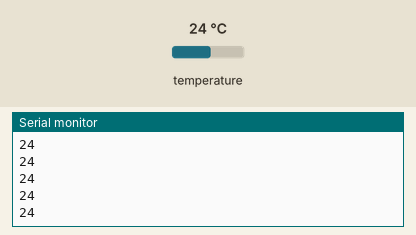
Simulated run of this sketch. Board: Arduino Uno, built with avr-gcc and run on an emulated ATmega328P. On the bench: the last lines printed to the serial monitor. Inputs (shaded band) come from the test bench; at power-on: temperature 24 °C.

Above: at 2.8 s.
2.9 s: temperature set to 12 °C
At 3.7 s:
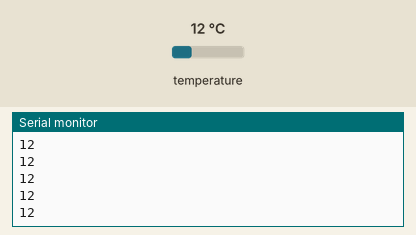
4.4 s: temperature set to 19 °C
At 5.1 s:
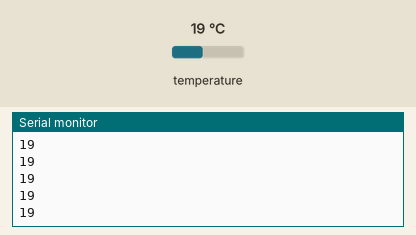
Timing chart, 0 to 7.4 s (numbered marks = the images above; inputs shaded):
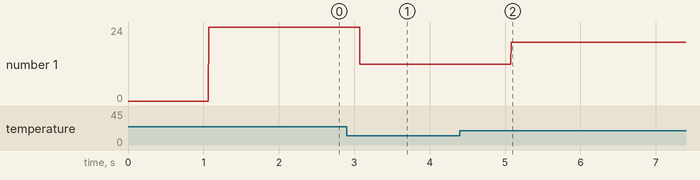

Measured:
- after the input at 2.9 s, the serial monitor: prints a new line after 0.17 s (image 1)
- after the input at 4.4 s, the serial monitor: prints a new line after 0.68 s (image 2)
- plotted number 1: 24 → 12 after the input at 2.9 s, 12 → 19 after the input at 4.4 s

The sketch:

temperature.ino
```cpp
#include <OneWire.h> // Библиотека для работы с этим датчиком

OneWire ds(8); // Объект библиотеки OneWire

int temperature = 0; // Глобальная переменная для хранения значение температуры с датчика DS18B20

long lastUpdateTime = 0; // Переменная для хранения времени последнего считывания с датчика
const int TEMP_UPDATE_TIME = 1000; // Определяем периодичность проверок, шобы было без дэлай

void setup(){
  Serial.begin(9600);
}

void loop(){
  detectTemperature(); // Определяем температуру от датчика DS18b20
  Serial.println(temperature); // Выводим полученное значение температуры
  // Т.к. переменная temperature имеет тип int, дробная часть будет просто отбрасываться, поэтому значение четкое)
}

int detectTemperature(){

  byte data[2];
  ds.reset();
  ds.write(0xCC);
  ds.write(0x44);

  if (millis() - lastUpdateTime > TEMP_UPDATE_TIME)
  {
    lastUpdateTime = millis();
    ds.reset();
    ds.write(0xCC);
    ds.write(0xBE);
    data[0] = ds.read();
    data[1] = ds.read();

    // Формируем значение
    temperature = (data[1] << 8) + data[0]; temperature = temperature >> 4;
  }
}
```
